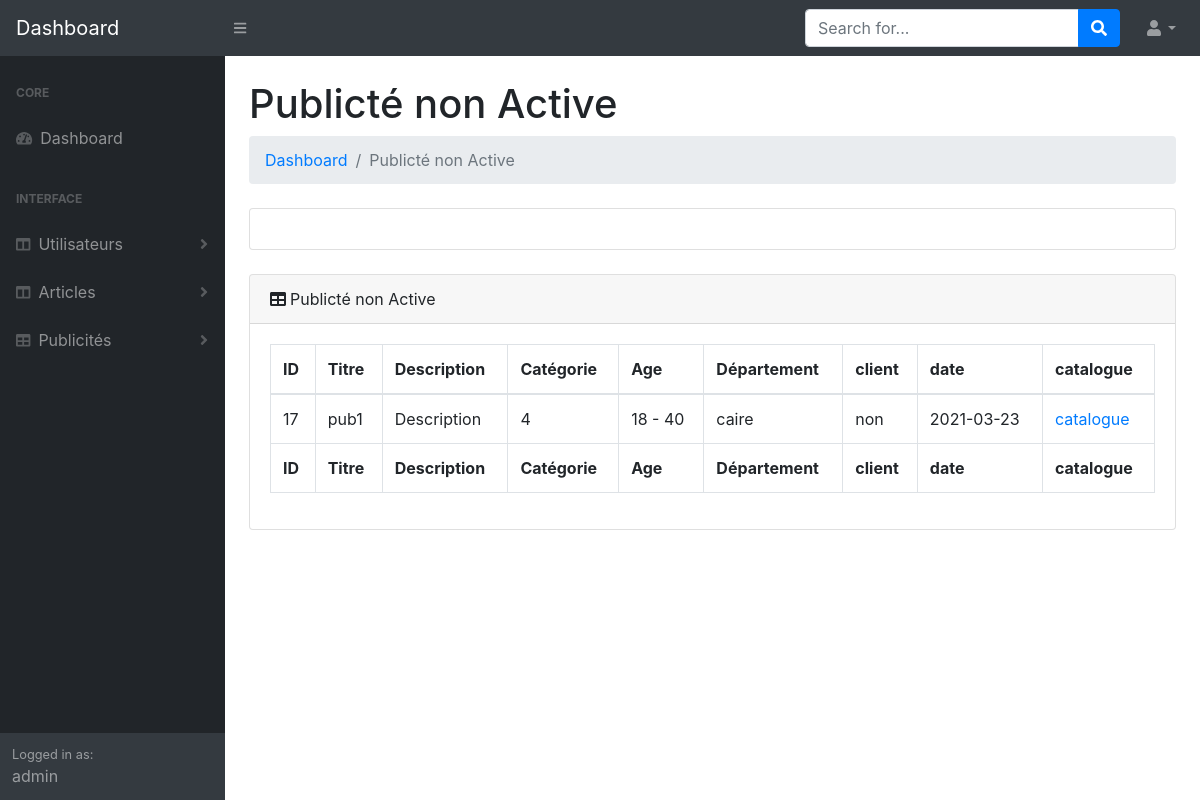
/pub-non.php (signed in), run on an earlier commit of the app's database.
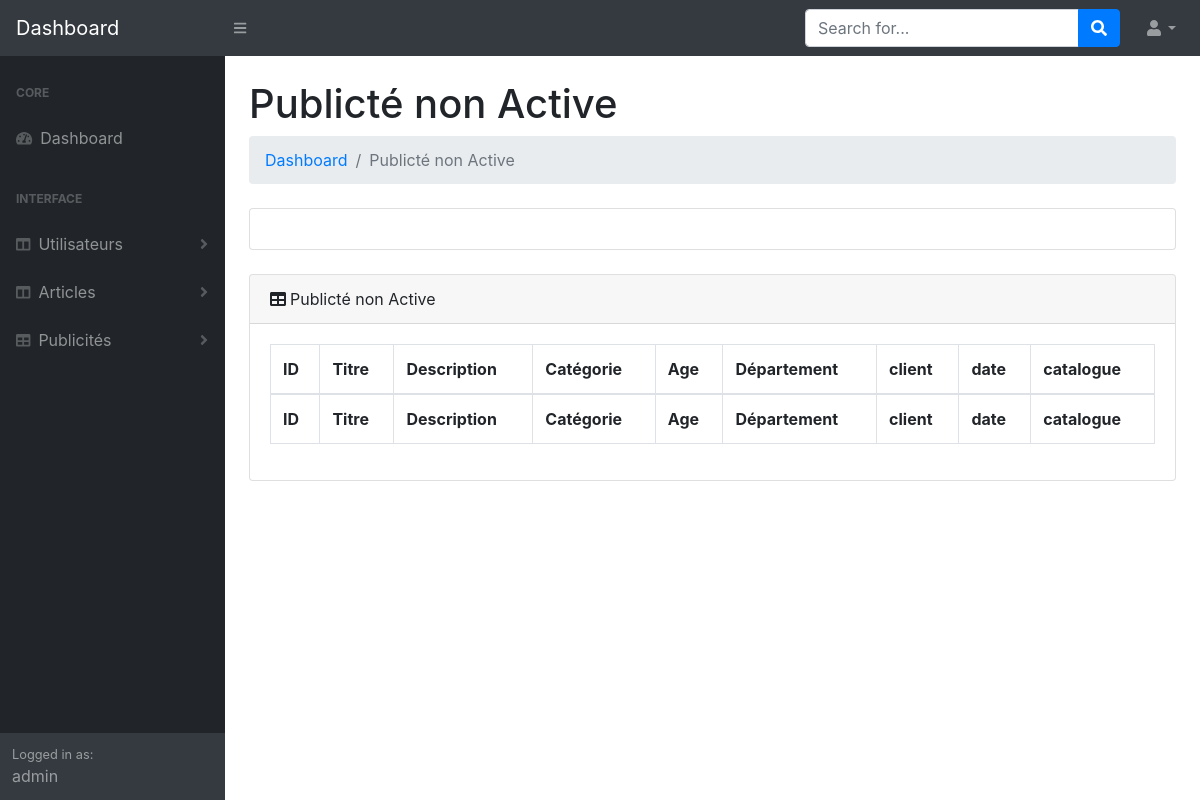
And on a later commit of the database.
### tables this page shows
CREATE TABLE `pub` (
  `id` int(11) NOT NULL,
  `name` text NOT NULL,
  `descr` text NOT NULL,
  `type` text NOT NULL,
  `articles` text NOT NULL,
  `state` text NOT NULL,
  `date` date NOT NULL,
  `client` text NOT NULL,
  

 
 
 

INSERT INTO `pub` (`id`, `name`, `descr`, `type`, `articles`, `state`, `date`, `client`, `category`, `cataloge`, `age1`, `age2`) VALUES
(17, 'pub1', 'Description', 'no', '1,2,3,4,5,', 'caire', '2021-03-23', 'non', '4', 'uploads/1516868021-CAHIER-DES-CHARGES-PROJET-FENOUIL-2020-2021.docx', 18, 40);

### pub-non.php (the view, shortened to what this page needs)
<?php
include 'header.php';
?>
            <div id="layoutSidenav_content">
                <main>
                    <div class="container-fluid">
                        <h1 class="mt-4">Publicté non Active</h1>
                        <ol class="breadcrumb mb-4">
                            <li class="breadcrumb-item"><a href="index.php">Dashboard</a></li>
                            <li class="breadcrumb-item active">Publicté non Active</li>
                        </ol>
                        <div class="card mb-4">
                            <div class="card-body"></div>
                        </div>
                        <div class="card mb-4">
                            <div class="card-header"><i class="fas fa-table mr-1"></i>Publicté non Active </div>
                            <div class="card-body">
                                <div class="table-responsive">
                                    <table class="table table-bordered" id="dataTable" width="100%" cellspacing="0">
                                        <thead>
                                            <tr>
                                            <th>ID</th>
                                                <th>Titre</th>
                                                <th>Description</th>
                                                <th>Catégorie</th>
                                                <th>Age</th>
                                                <th>Département</th>
                                                <th>client</th>
                                                <th>date</th>
                                                <th>catalogue </th>
                                            </tr>
                                        </thead>
                                        <tfoot>
                                            <tr>
                                            <th>ID</th>
<th>Titre</th>
<th>Description</th>
<th>Catégorie</th>
<th>Age</th>
<th>Département</th>
<th>client</th>
<th>date</th>
<th>catalogue </th>
                                            </tr>
                                        </tfoot>
                                        <tbody>
<?php
$sql="SELECT * FROM pub ";
$result=mysqli_query($database,$sql);
while( $row3=mysqli_fetch_array($result) ){
?>
<tr >
                                               <td><?php echo $row3['id']; ?></td>
                                                <td><?php echo $row3['name']; ?></td>
                                                <td><?php echo $row3['descr']; ?></td>
                                                <td><?php echo $row3['category']; ?></td>
                                                <td><?php echo $row3['age1']; ?> - <?php echo $row3['age2']; ?></td>
                                                <td><?php echo $row3['state']; ?></td>
                                                <td><?php echo $row3['client']; ?></td>
                                                <td><?php echo $row3['date']; ?></td>
                                                <td><a href="<?php echo $row3['cataloge']; ?>">catalogue</a></td>
</tr>
                                                <?php
}
                                                ?>
                                        </tbody>
                                    </table>
                                </div>
                            </div>
                        </div>
                    </div>
                </main>

What changed in the data, as far as the page shows it:
removed pub: id "17", name "pub1", descr "Description", category "4", age1 "18", age2 "40", state "caire", client "non", date "2021-03-23"
